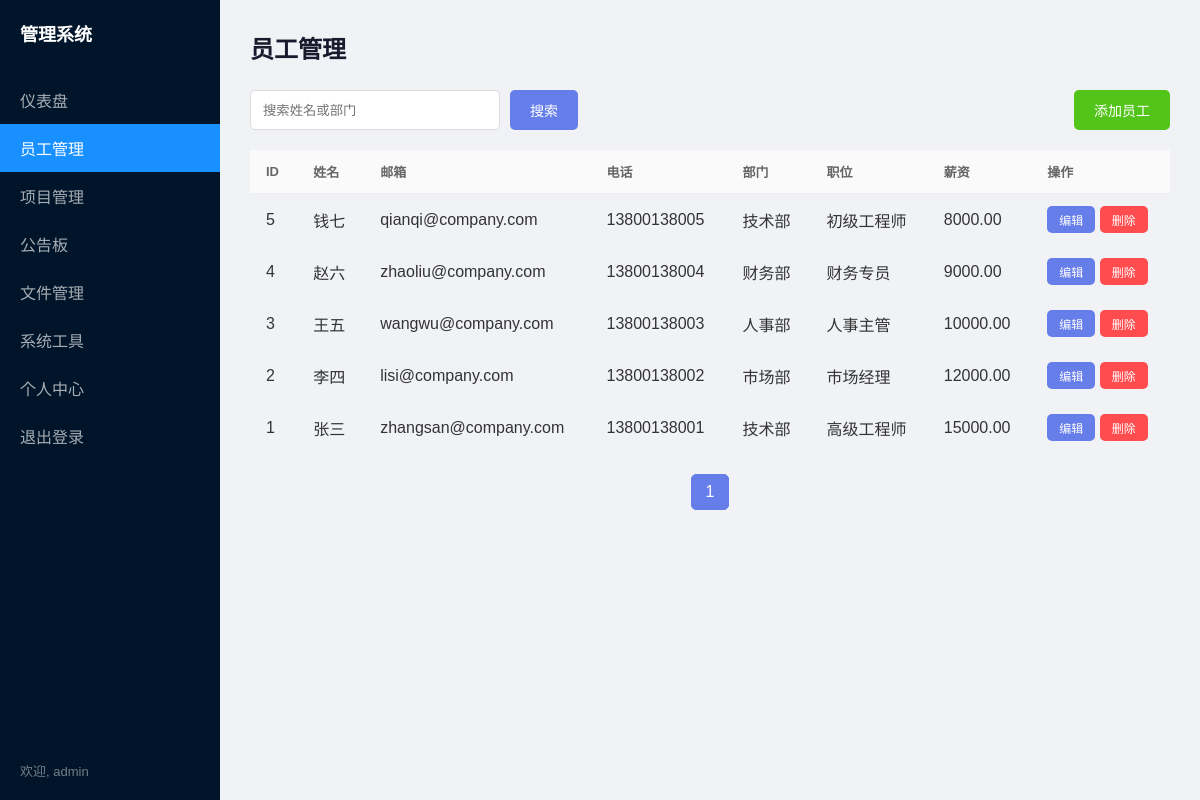
The page /employees.php (signed in) on the database its author committed.
### tables this page shows
CREATE TABLE IF NOT EXISTS employees (
    id INT AUTO_INCREMENT PRIMARY KEY,
    name VARCHAR(100) NOT NULL,
    email VARCHAR(100),
    phone VARCHAR(20),
    department VARCHAR(50),
    position VARCHAR(50),
    salary DECIMAL(10,2),
    status VARCHAR(20) DEFAULT 'active',
    created_at TIMESTAMP DEFAULT CURRENT_TIMESTAMP
);

### employees.php (the view, shortened to what this page needs)
<?php
require_once 'db.php';
$search = '';
$where = '';
$page = isset($_GET['page']) ? intval($_GET['page']) : 1;
$limit = 10;
$offset = ($page - 1) * $limit;
$total = $conn->query("SELECT COUNT(*) as total FROM employees$where")->fetch(PDO::FETCH_ASSOC)['total'];
$total_pages = ceil($total / $limit);
$result = $conn->query("SELECT * FROM employees$where ORDER BY id DESC LIMIT $offset, $limit");
?>
<!DOCTYPE html>
<html>
<head>
    <link rel="stylesheet" href="css/style.css">
</head>
<body>
    <div class="layout">
        <div class="sidebar">
            <h2>管理系统</h2>
            <ul class="nav">
                <li><a href="dashboard.php">仪表盘</a></li>
                <li><a href="employees.php" class="active">员工管理</a></li>
                <li><a href="projects.php">项目管理</a></li>
                <li><a href="announcements.php">公告板</a></li>
                <li><a href="file_manager.php">文件管理</a></li>
                <li><a href="system_tools.php">系统工具</a></li>
                <li><a href="profile.php">个人中心</a></li>
                <li><a href="logout.php">退出登录</a></li>
            </ul>
            <div class="user-info">
                欢迎, <?php echo $_SESSION['username']; ?>
            </div>
        </div>
        <div class="main-content">
            <h1>员工管理</h1>
            <div class="toolbar">
                <form method="get" class="search-form">
                    <input type="text" name="search" value="<?php echo $search; ?>" placeholder="搜索姓名或部门">
                    <button type="submit" class="btn btn-primary">搜索</button>
                </form>
                <button class="btn btn-success" onclick="showAddForm()">添加员工</button>
            </div>
            <table class="table">
                <thead>
                    <tr>
                        <th>ID</th>
                        <th>姓名</th>
                        <th>邮箱</th>
                        <th>电话</th>
                        <th>部门</th>
                        <th>职位</th>
                        <th>薪资</th>
                        <th>操作</th>
                    </tr>
                </thead>
                <tbody>
                    <?php while ($row = $result->fetch(PDO::FETCH_ASSOC)): ?>
                    <tr>
                        <td><?php echo $row['id']; ?></td>
                        <td><?php echo $row['name']; ?></td>
                        <td><?php echo $row['email']; ?></td>
                        <td><?php echo $row['phone']; ?></td>
                        <td><?php echo $row['department']; ?></td>
                        <td><?php echo $row['position']; ?></td>
                        <td><?php echo $row['salary']; ?></td>
                        <td>
                            <a href="employee_edit.php?id=<?php echo $row['id']; ?>" class="btn btn-sm btn-primary">编辑</a>
                            <a href="employees.php?delete=<?php echo $row['id']; ?>" class="btn btn-sm btn-danger" onclick="return confirm('确定删除？')">删除</a>
                        </td>
                    </tr>
                    <?php endwhile; ?>
                </tbody>
            </table>
            <div class="pagination">
                <?php for ($i = 1; $i <= $total_pages; $i++): ?>
                    <a href="employees.php?page=<?php echo $i; ?>&search=<?php echo $search; ?>" class="page-link <?php echo $i == $page ? 'active' : ''; ?>"><?php echo $i; ?></a>
                <?php endfor; ?>
            </div>
        </div>
    </div>
</body>
</html>

### css/style.css (style rules this page uses)
* { margin: 0; padding: 0; box-sizing: border-box; }
body { font-family: "Microsoft YaHei", Arial, sans-serif; background: #f0f2f5; color: #333; }
.btn { padding: 10px 20px; border: none; border-radius: 5px; font-size: 14px; cursor: pointer; transition: all 0.3s; display: inline-block; text-decoration: none; }
.btn-primary { background: #667eea; color: white; }
.btn-success { background: #52c41a; color: white; }
.btn-danger { background: #ff4d4f; color: white; }
.btn-sm { padding: 5px 12px; font-size: 12px; }
.layout { display: flex; min-height: 100vh; }
.sidebar { width: 220px; background: #001529; color: white; padding: 20px 0; position: fixed; height: 100vh; left: 0; top: 0; }
.sidebar h2 { padding: 0 20px; margin-bottom: 30px; font-size: 18px; }
.nav { list-style: none; }
.nav li a { display: block; padding: 12px 20px; color: rgba(255,255,255,0.65); text-decoration: none; transition: all 0.3s; }
.nav li a:hover, .nav li a.active { color: white; background: #1890ff; }
.user-info { position: absolute; bottom: 20px; left: 20px; color: rgba(255,255,255,0.45); font-size: 13px; }
.main-content { margin-left: 220px; padding: 30px; flex: 1; }
.main-content h1 { margin-bottom: 25px; font-size: 24px; color: #1a1a2e; }
.table { width: 100%; border-collapse: collapse; }
.table th, .table td { padding: 12px 16px; text-align: left; border-bottom: 1px solid #f0f0f0; }
.table th { background: #fafafa; font-weight: 600; font-size: 13px; color: #666; }
.toolbar { display: flex; justify-content: space-between; align-items: center; margin-bottom: 20px; }
.search-form { display: flex; gap: 10px; }
.search-form input { padding: 8px 12px; border: 1px solid #ddd; border-radius: 5px; width: 250px; }
.pagination { display: flex; gap: 5px; margin-top: 20px; justify-content: center; }
.page-link { padding: 8px 14px; border: 1px solid #ddd; border-radius: 5px; text-decoration: none; color: #333; transition: all 0.3s; }
.page-link:hover, .page-link.active { background: #667eea; color: white; border-color: #667eea; }

### rows shown on the page
employees: id "5", name "钱七", email "qianqi@company.com", phone "13800138005", department "技术部", position "初级工程师", salary "8000.00"
employees: id "4", name "赵六", email "zhaoliu@company.com", phone "13800138004", department "财务部", position "财务专员", salary "9000.00"
employees: id "3", name "王五", email "wangwu@company.com", phone "13800138003", department "人事部", position "人事主管", salary "10000.00"
employees: id "2", name "李四", email "lisi@company.com", phone "13800138002", department "市场部", position "市场经理", salary "12000.00"
employees: id "1", name "张三", email "zhangsan@company.com", phone "13800138001", department "技术部", position "高级工程师", salary "15000.00"

### other values the page prints
$_SESSION['username'] "admin"
